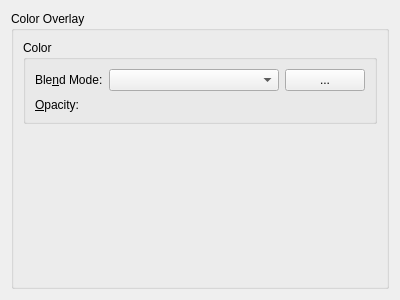
<?xml version="1.0" encoding="UTF-8"?>
<ui version="4.0">
 <class>WdgColorOverlay</class>
 <widget class="QWidget" name="WdgColorOverlay">
  <property name="geometry">
   <rect>
    <x>0</x>
    <y>0</y>
    <width>400</width>
    <height>300</height>
   </rect>
  </property>
  <layout class="QGridLayout" name="gridLayout">
   <item row="0" column="0">
    <widget class="QGroupBox" name="groupBox">
     <property name="title">
      <string>Color Overlay</string>
     </property>
     <layout class="QVBoxLayout" name="verticalLayout">
      <item>
       <widget class="QGroupBox" name="groupBox_2">
        <property name="title">
         <string>Color</string>
        </property>
        <layout class="QFormLayout" name="formLayout">
         <property name="fieldGrowthPolicy">
          <enum>QFormLayout::AllNonFixedFieldsGrow</enum>
         </property>
         <item row="0" column="0">
          <widget class="QLabel" name="label_13">
           <property name="text">
            <string>Ble&amp;nd Mode:</string>
           </property>
           <property name="buddy">
            <cstring>cmbCompositeOp</cstring>
           </property>
          </widget>
         </item>
         <item row="0" column="1">
          <layout class="QHBoxLayout" name="horizontalLayout">
           <item>
            <widget class="KisLayerStyleCompositeOpComboBox" name="cmbCompositeOp">
             <property name="sizePolicy">
              <sizepolicy hsizetype="Expanding" vsizetype="Fixed">
               <horstretch>0</horstretch>
               <verstretch>0</verstretch>
              </sizepolicy>
             </property>
             <property name="toolTip">
              <string>Set the blend mode for the layer</string>
             </property>
            </widget>
           </item>
           <item>
            <widget class="KisColorButton" name="bnColor">
             <property name="text">
              <string>...</string>
             </property>
            </widget>
           </item>
          </layout>
         </item>
         <item row="1" column="0">
          <widget class="QLabel" name="label_14">
           <property name="text">
            <string>&amp;Opacity:</string>
           </property>
           <property name="buddy">
            <cstring>intOpacity</cstring>
           </property>
          </widget>
         </item>
         <item row="1" column="1">
          <widget class="KisSliderSpinBox" name="intOpacity" native="true">
           <property name="sizePolicy">
            <sizepolicy hsizetype="Expanding" vsizetype="Minimum">
             <horstretch>0</horstretch>
             <verstretch>0</verstretch>
            </sizepolicy>
           </property>
           <property name="minimumSize">
            <size>
             <width>10</width>
             <height>15</height>
            </size>
           </property>
           <property name="toolTip">
            <string>Set the master opacity for the layer</string>
           </property>
           <property name="whatsThis">
            <string>Adjust the transparency of the layer</string>
           </property>
          </widget>
         </item>
        </layout>
       </widget>
      </item>
      <item>
       <spacer name="verticalSpacer">
        <property name="orientation">
         <enum>Qt::Vertical</enum>
        </property>
        <property name="sizeHint" stdset="0">
         <size>
          <width>20</width>
          <height>151</height>
         </size>
        </property>
       </spacer>
      </item>
     </layout>
    </widget>
   </item>
  </layout>
 </widget>
 <customwidgets>
  <customwidget>
   <class>KisColorButton</class>
   <extends>QPushButton</extends>
   <header>kis_color_button.h</header>
  </customwidget>
  <customwidget>
   <class>KisSliderSpinBox</class>
   <extends>QWidget</extends>
   <header location="global">kis_slider_spin_box.h</header>
   <container>1</container>
  </customwidget>
  <customwidget>
   <class>KisLayerStyleCompositeOpComboBox</class>
   <extends>QComboBox</extends>
   <header location="global">kis_cmb_composite.h</header>
  </customwidget>
 </customwidgets>
 <resources/>
 <connections/>
</ui>
